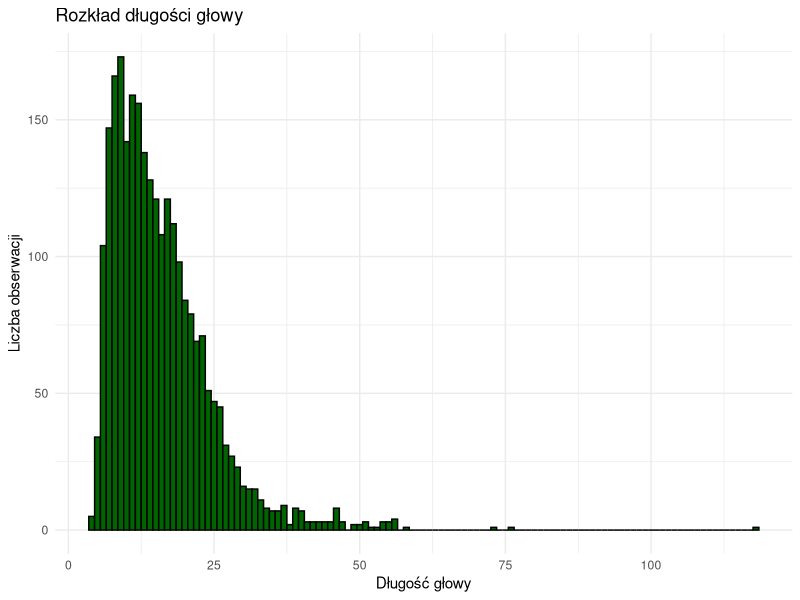

The R source for this figure:
dane <- read.csv("../measurements_frogs.csv")

library(ggplot2)

histogram <- ggplot(dane, aes(x = Head.length)) +
  geom_histogram(binwidth = 1, fill = "darkgreen", color = "black") +
  labs(title = "Rozkład długości głowy", x = "Długość głowy", y = "Liczba obserwacji") +
  theme_minimal()

print(histogram)